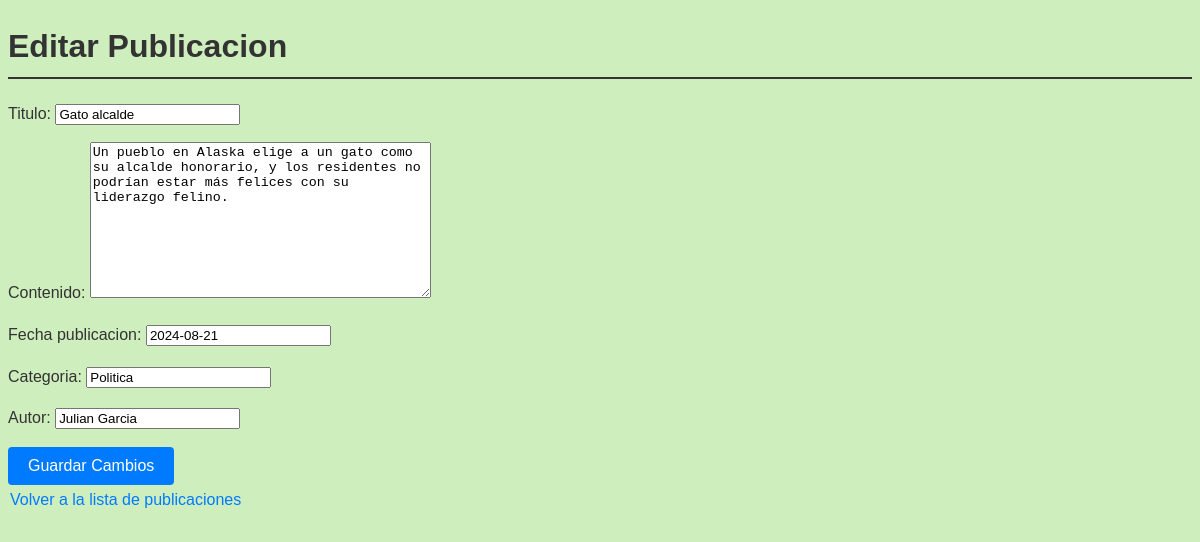
/editar_publicacion/1, run on an earlier commit of the app's database.
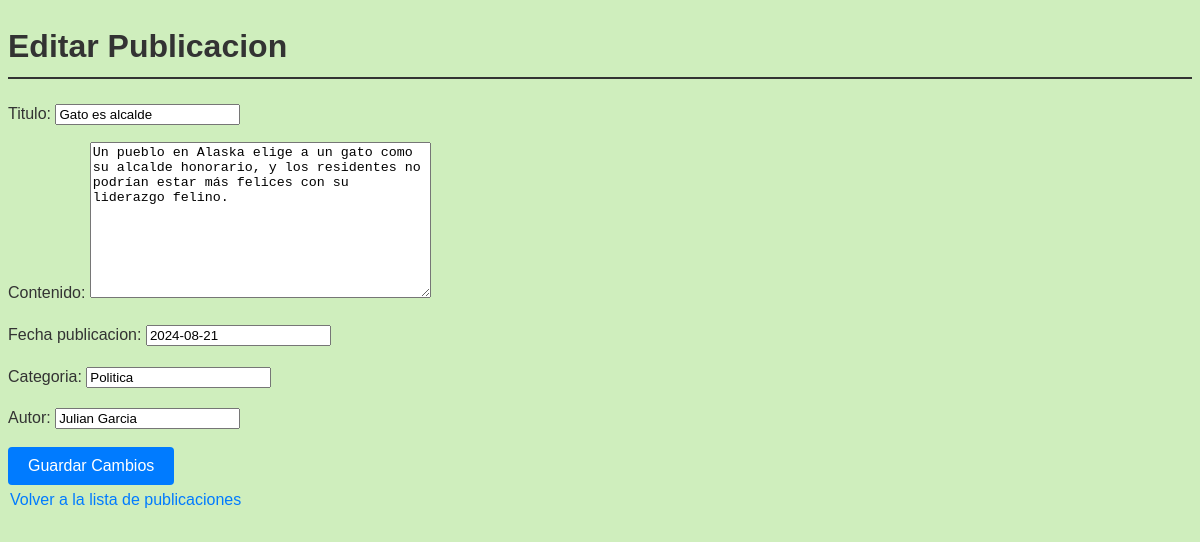
And on a later commit of the database.
### blog/models.py (models this page shows, shortened)
class Post(models.Model):
    titulo = models.CharField(max_length=150)
    contenido = models.TextField()
    fecha_publicacion = models.DateField()
    categoria = models.CharField(max_length=100)
    autor = models.CharField(max_length=50)

### blog/views.py (the view)
# urls.py: path('editar_publicacion/<int:post_id>', editar_publicacion, name='editar_publicacion'),
def editar_publicacion(request, post_id):
    post = get_object_or_404(Post, id=post_id)
    if request.method == 'POST':
        form = PostModelForm(request.POST, instance=post)
        if form.is_valid():
            form.save()
            return redirect('ver_lista_publicaciones')
    else:
        form = PostModelForm(instance=post)
    return render(request, 'editar_publicacion.html', {'form': form, 'post': post})

### blog/forms.py (shortened to what this page needs)
class PostModelForm(forms.ModelForm):
    class Meta:
        model = Post
        fields = ['titulo', 'contenido', 'fecha_publicacion', 'categoria', 'autor']

### blog/templates/editar_publicacion.html (shortened to what this page needs)
<!DOCTYPE html>
<head>
    {% load static %}
    <link rel="stylesheet" href="{% static 'css/styles.css' %}">
</head>
<body>
    <h1>Editar Publicacion</h1>
    <form method="POST">
        {{ form.as_p }}
        <button type="submit">Guardar Cambios</button>
    </form>
    <a href="{% url 'ver_lista_publicaciones' %}">Volver a la lista de publicaciones</a>
</body>
</html>

What changed in the data, as far as the page shows it:
changed Post "Politica": titulo "Gato alcalde" → "Gato es alcalde"
